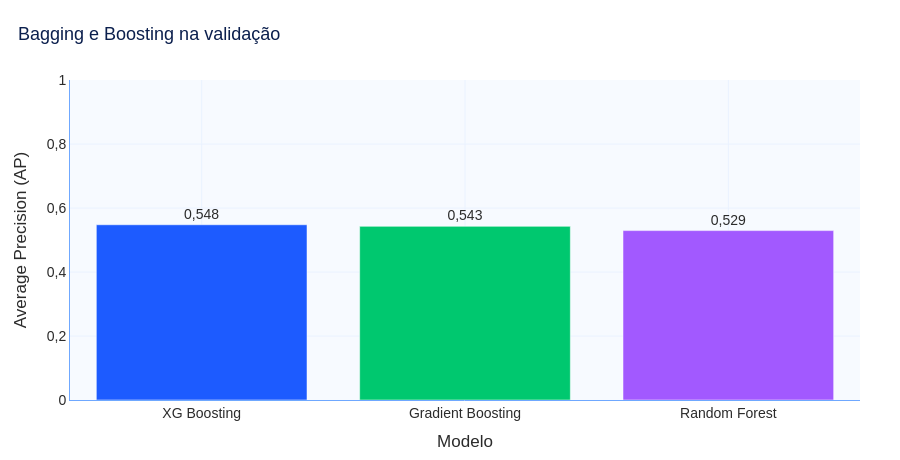

Notebook code for this chart:
### Code cell
fig = grafico_comparacao_modelos(resultados, "Bagging e Boosting na validação")
fig.show()

### Figure 1 — Plotly figure (JSON) as saved in the notebook; plotly's stock layout.template omitted (floating-point values rounded to 4 significant figures)
{"data": [{"hovertemplate": "%{x}: %{y:.3f}<extra></extra>", "legendgroup": "", "marker": {"color": ["#1D5BFF", "#00C86F", "#A259FF"], "pattern": {"shape": ""}}, "name": "", "orientation": "v", "showlegend": false, "textposition": "outside", "texttemplate": "%{y:.3f}", "type": "bar", "x": ["XG Boosting", "Gradient Boosting", "Random Forest"], "xaxis": "x", "y": [0.5476, 0.5426, 0.5294], "yaxis": "y"}], "layout": {"barmode": "relative", "colorway": ["#1D5BFF", "#00C86F", "#A259FF", "#6FA8FF", "#123C8C"], "font": {"color": "#2B2B2B", "family": "Arial, sans-serif", "size": 14}, "height": 460, "hoverlabel": {"font": {"size": 13}}, "legend": {"orientation": "h", "title": {"text": ""}, "tracegroupgap": 0, "x": 0, "y": 1.02, "yanchor": "bottom"}, "margin": {"b": 60, "l": 70, "r": 40, "t": 80}, "paper_bgcolor": "#FFFFFF", "plot_bgcolor": "#F7FAFF", "separators": ",.", "showlegend": false, "title": {"font": {"color": "#0B1F4D", "size": 18}, "text": "Bagging e Boosting na validação", "x": 0.02}, "xaxis": {"anchor": "y", "domain": [0, 1], "gridcolor": "#EAF2FF", "linecolor": "#6FA8FF", "showgrid": true, "tickfont": {"color": "#2B2B2B"}, "title": {"font": {"color": "#2B2B2B"}, "text": "Modelo"}, "zeroline": false}, "yaxis": {"anchor": "x", "domain": [0, 1], "gridcolor": "#EAF2FF", "linecolor": "#6FA8FF", "range": [0, 1], "showgrid": true, "tickfont": {"color": "#2B2B2B"}, "title": {"font": {"color": "#2B2B2B"}, "text": "Average Precision (AP)"}, "zeroline": false}}}
